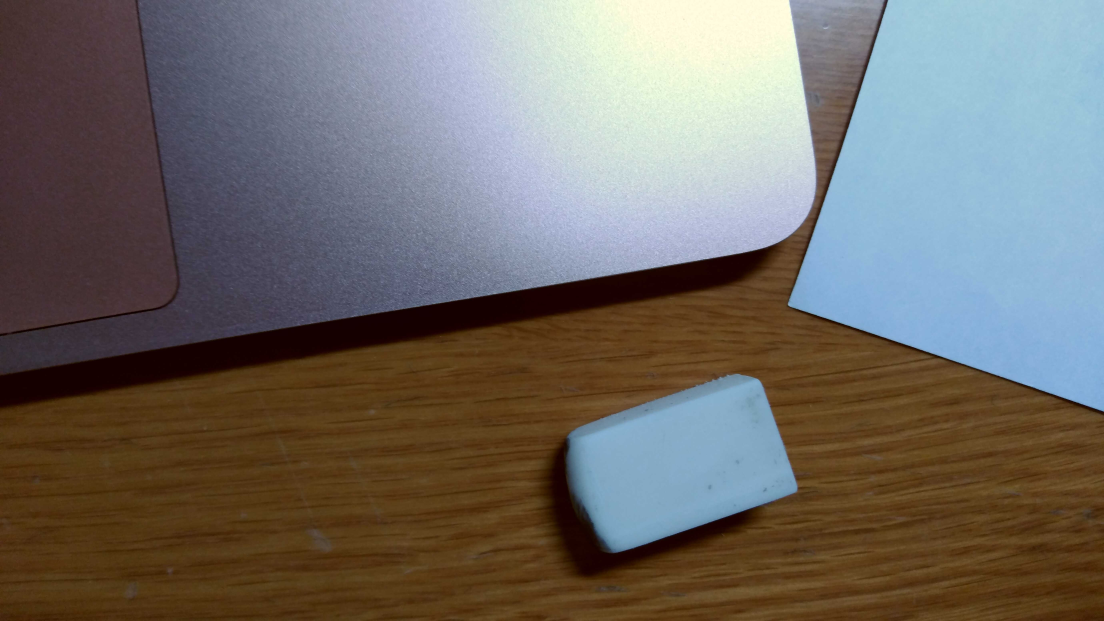
#> input picture sample/data1.png, 5520 x 3104 px (shown at 1/5 size)
$ python generate_mix_color.py
#> lines starting #> are read from the running program, lines starting #| are printed output that depends on the picture
# Generate mix color png file from more than 2 color png file
import numpy as np
import numpy.linalg as LA
from PIL import Image

def three_to_one(im, height, width, color):
    array = []
    for i in range(height):
        for j in range(width):
            for k in range(color):
                array.append(im[i][j][k])
    return array

def one_to_three(array, height, width, color):
    img = np.zeros((height,width,color))
    count = 0
    for i in range(height):
        for j in range(width):
            for k in range(color):
                img[i][j][k] = array[count]
                count += 1
    return img

### set file names which are read ###
im1o = Image.open('./sample/data1.png')
#> im1o is the input picture: PIL image 5520x3104 RGB; mean R, G, B 112.7, 107.6, 102.5
im2o = Image.open('./sample/data2.png')
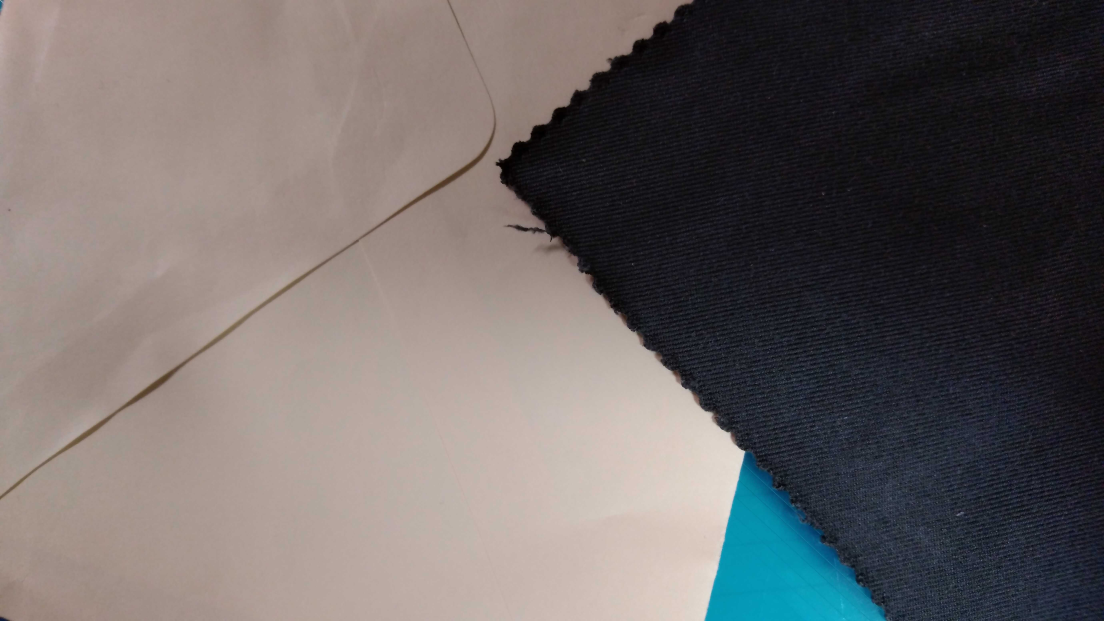
#> input picture sample/data2.png, 5520 x 3104 px (shown at 1/5 size)
#> im2o is the input picture: PIL image 5520x3104 RGB; mean R, G, B 109.4, 103.4, 102.6

im1r = im1o.resize((256, 256))
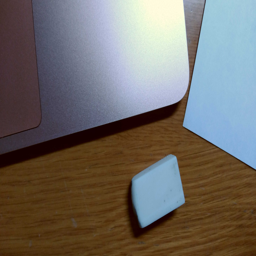
#> im1r: PIL image 256x256 RGB; mean R, G, B 112.7, 107.6, 102.5
im2r = im2o.resize((256, 256))
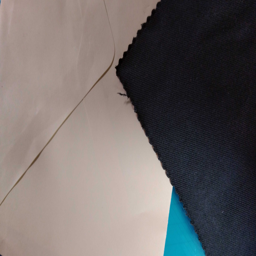
#> im2r: PIL image 256x256 RGB; mean R, G, B 109.5, 103.4, 102.6
im1r.save('./sample/color1.png')
im2r.save('./sample/color2.png')
im1 = np.array(im1r)
im2 = np.array(im2r)
height = 0
width = 0
color = 0
height = im1.shape[0]
#> height = 256
width = im1.shape[1]
#> width = 256
color = im1.shape[2]
#> color = 3
data1 = np.array(three_to_one(im1,height,width,color))
#> after the loop in three_to_one, `for i in range(height):`: array = 196608 items
data2 = np.array(three_to_one(im2,height,width,color))
data = np.zeros((2, len(data1)))
for i in range(2):
    for j in range(len(data1)):
        if (i == 0):
            data[i][j] = data1[j]
        else:
            data[i][j] = data2[j]

### Set Rations in mixing png here. 3 png files -> 3 * 3 Matrix, N png files -> N * N Matrix. pleause select values more than 0 and less than 1###
w = np.array([[0.6,0.4],[0.35,0.65]])
Y = np.dot(w,data)

max_y1 = np.amax(Y[0])
#> max_y1 = 213.4
max_y2 = np.amax(Y[1])
#> max_y2 = 209.7
min_y1 = np.amin(Y[0])
#> min_y1 = 2.8
min_y2 = np.amin(Y[1])
#> min_y2 = 4.55
min_y1_abs = abs(min_y1)
#> min_y1_abs = 2.8
min_y2_abs = abs(min_y2)
#> min_y2_abs = 4.55

Y[0] = Y[0] + min_y1_abs
Y[1] = Y[1] + min_y2_abs
Y[0] = Y[0]/(max_y1+min_y1_abs)
Y[1] = Y[1]/(max_y2+min_y2_abs)
Y[0] = 255*Y[0]
Y[1] = 255*Y[1]

im1_new = one_to_three(Y[0],height,width,color)
#> after the loop in one_to_three, `for i in range(height):`:
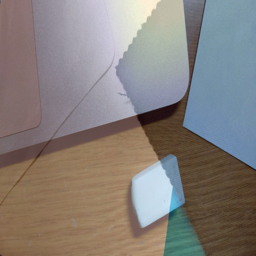
#> img: shape (256, 256, 3) float64; mean of channels 0, 1, 2 134.7, 128.2, 124.3; drawn as R, G, B
#> after the loop in one_to_three, `for i in range(height):`: count = 196608
im2_new = one_to_three(Y[1],height,width,color)
#> call 2 of one_to_three, with array = array of shape (196608,), height = 256, width = 256, color = 3
#> after the loop in one_to_three (call 2), `for i in range(height):`:
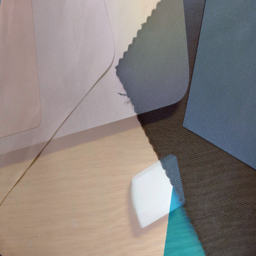
#> img: shape (256, 256, 3) float64; mean of channels 0, 1, 2 137.1, 130.2, 127.5; drawn as R, G, B

img1 = Image.fromarray(im1_new.astype(np.uint8))
img2 = Image.fromarray(im2_new.astype(np.uint8))
s1 = './sample/mix_color1.png'
s2 = './sample/mix_color2.png'
img1.save(s1)
img2.save(s2)
print("Finished Mixing")
